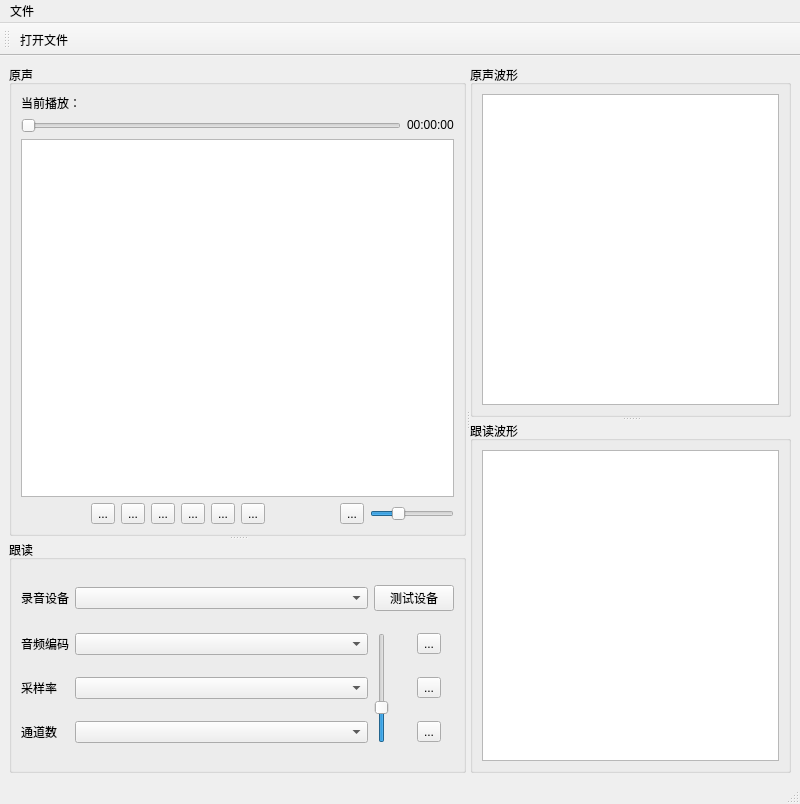
<?xml version="1.0" encoding="UTF-8"?>
<ui version="4.0">
 <class>MainWindow</class>
 <widget class="QMainWindow" name="MainWindow">
  <property name="geometry">
   <rect>
    <x>0</x>
    <y>0</y>
    <width>800</width>
    <height>804</height>
   </rect>
  </property>
  <property name="windowTitle">
   <string>MainWindow</string>
  </property>
  <widget class="QWidget" name="centralwidget">
   <layout class="QHBoxLayout" name="horizontalLayout_3">
    <item>
     <widget class="QSplitter" name="splitter_3">
      <property name="orientation">
       <enum>Qt::Horizontal</enum>
      </property>
      <widget class="QSplitter" name="splitter">
       <property name="minimumSize">
        <size>
         <width>200</width>
         <height>0</height>
        </size>
       </property>
       <property name="orientation">
        <enum>Qt::Vertical</enum>
       </property>
       <widget class="QGroupBox" name="gbPlayer">
        <property name="minimumSize">
         <size>
          <width>0</width>
          <height>100</height>
         </size>
        </property>
        <property name="title">
         <string>原声</string>
        </property>
        <layout class="QGridLayout" name="gridLayout">
         <item row="0" column="0">
          <widget class="QLabel" name="labelCurrent">
           <property name="sizePolicy">
            <sizepolicy hsizetype="Preferred" vsizetype="Fixed">
             <horstretch>0</horstretch>
             <verstretch>0</verstretch>
            </sizepolicy>
           </property>
           <property name="text">
            <string>当前播放：</string>
           </property>
          </widget>
         </item>
         <item row="1" column="0">
          <widget class="QSlider" name="sliderDuration">
           <property name="orientation">
            <enum>Qt::Horizontal</enum>
           </property>
          </widget>
         </item>
         <item row="1" column="1">
          <widget class="QLabel" name="labelDuration">
           <property name="sizePolicy">
            <sizepolicy hsizetype="Preferred" vsizetype="Fixed">
             <horstretch>0</horstretch>
             <verstretch>0</verstretch>
            </sizepolicy>
           </property>
           <property name="text">
            <string>00:00:00</string>
           </property>
          </widget>
         </item>
         <item row="2" column="0" colspan="2">
          <widget class="QListWidget" name="playList"/>
         </item>
         <item row="3" column="0" colspan="2">
          <layout class="QHBoxLayout" name="horizontalLayout_4">
           <item>
            <spacer name="horizontalSpacer">
             <property name="orientation">
              <enum>Qt::Horizontal</enum>
             </property>
             <property name="sizeHint" stdset="0">
              <size>
               <width>40</width>
               <height>20</height>
              </size>
             </property>
            </spacer>
           </item>
           <item>
            <widget class="QToolButton" name="btnPrevious">
             <property name="text">
              <string>...</string>
             </property>
             <property name="icon">
              <iconset resource="Icon.qrc">
               <normaloff>:/icon/rewind.png</normaloff>:/icon/rewind.png</iconset>
             </property>
            </widget>
           </item>
           <item>
            <widget class="QToolButton" name="btnBackward">
             <property name="text">
              <string>...</string>
             </property>
             <property name="icon">
              <iconset resource="Icon.qrc">
               <normaloff>:/icon/backward.png</normaloff>:/icon/backward.png</iconset>
             </property>
            </widget>
           </item>
           <item>
            <widget class="QToolButton" name="btnPlay">
             <property name="text">
              <string>...</string>
             </property>
             <property name="icon">
              <iconset resource="Icon.qrc">
               <normaloff>:/icon/play.png</normaloff>:/icon/play.png</iconset>
             </property>
            </widget>
           </item>
           <item>
            <widget class="QToolButton" name="btnForward">
             <property name="text">
              <string>...</string>
             </property>
             <property name="icon">
              <iconset resource="Icon.qrc">
               <normaloff>:/icon/forward.png</normaloff>:/icon/forward.png</iconset>
             </property>
            </widget>
           </item>
           <item>
            <widget class="QToolButton" name="btnNext">
             <property name="text">
              <string>...</string>
             </property>
             <property name="icon">
              <iconset resource="Icon.qrc">
               <normaloff>:/icon/finish.png</normaloff>:/icon/finish.png</iconset>
             </property>
            </widget>
           </item>
           <item>
            <widget class="QToolButton" name="btnStop">
             <property name="text">
              <string>...</string>
             </property>
             <property name="icon">
              <iconset resource="Icon.qrc">
               <normaloff>:/icon/stop.png</normaloff>:/icon/stop.png</iconset>
             </property>
            </widget>
           </item>
           <item>
            <spacer name="horizontalSpacer_2">
             <property name="orientation">
              <enum>Qt::Horizontal</enum>
             </property>
             <property name="sizeHint" stdset="0">
              <size>
               <width>40</width>
               <height>20</height>
              </size>
             </property>
            </spacer>
           </item>
           <item>
            <widget class="QToolButton" name="btnSound">
             <property name="text">
              <string>...</string>
             </property>
             <property name="icon">
              <iconset resource="Icon.qrc">
               <normaloff>:/icon/sound.png</normaloff>:/icon/sound.png</iconset>
             </property>
            </widget>
           </item>
           <item>
            <widget class="QSlider" name="volumn">
             <property name="maximum">
              <number>100</number>
             </property>
             <property name="value">
              <number>30</number>
             </property>
             <property name="orientation">
              <enum>Qt::Horizontal</enum>
             </property>
            </widget>
           </item>
          </layout>
         </item>
        </layout>
       </widget>
       <widget class="QGroupBox" name="gbRecorder">
        <property name="minimumSize">
         <size>
          <width>0</width>
          <height>100</height>
         </size>
        </property>
        <property name="title">
         <string>跟读</string>
        </property>
        <layout class="QGridLayout" name="gridLayout_2">
         <item row="0" column="0">
          <widget class="QLabel" name="label">
           <property name="sizePolicy">
            <sizepolicy hsizetype="Fixed" vsizetype="Preferred">
             <horstretch>0</horstretch>
             <verstretch>0</verstretch>
            </sizepolicy>
           </property>
           <property name="text">
            <string>录音设备</string>
           </property>
          </widget>
         </item>
         <item row="2" column="3">
          <widget class="QToolButton" name="btnStopRecord">
           <property name="text">
            <string>...</string>
           </property>
           <property name="icon">
            <iconset resource="Icon.qrc">
             <normaloff>:/icon/stop.png</normaloff>:/icon/stop.png</iconset>
           </property>
          </widget>
         </item>
         <item row="1" column="3">
          <widget class="QToolButton" name="btnBeginRecord">
           <property name="text">
            <string>...</string>
           </property>
           <property name="icon">
            <iconset resource="Icon.qrc">
             <normaloff>:/icon/record.png</normaloff>:/icon/record.png</iconset>
           </property>
          </widget>
         </item>
         <item row="1" column="2" rowspan="3">
          <widget class="QSlider" name="sliderRecorderVolumn">
           <property name="maximum">
            <number>100</number>
           </property>
           <property name="value">
            <number>30</number>
           </property>
           <property name="orientation">
            <enum>Qt::Vertical</enum>
           </property>
          </widget>
         </item>
         <item row="3" column="3">
          <widget class="QToolButton" name="btnReplayRecord">
           <property name="text">
            <string>...</string>
           </property>
           <property name="icon">
            <iconset resource="Icon.qrc">
             <normaloff>:/icon/play.png</normaloff>:/icon/play.png</iconset>
           </property>
          </widget>
         </item>
         <item row="0" column="1">
          <widget class="QComboBox" name="comboRecorder"/>
         </item>
         <item row="0" column="2" colspan="2">
          <widget class="QPushButton" name="btnTestDevice">
           <property name="text">
            <string>测试设备</string>
           </property>
          </widget>
         </item>
         <item row="3" column="0">
          <widget class="QLabel" name="label_4">
           <property name="sizePolicy">
            <sizepolicy hsizetype="Fixed" vsizetype="Preferred">
             <horstretch>0</horstretch>
             <verstretch>0</verstretch>
            </sizepolicy>
           </property>
           <property name="text">
            <string>通道数</string>
           </property>
          </widget>
         </item>
         <item row="3" column="1">
          <widget class="QComboBox" name="comboRecordChannel"/>
         </item>
         <item row="2" column="0">
          <widget class="QLabel" name="label_3">
           <property name="sizePolicy">
            <sizepolicy hsizetype="Fixed" vsizetype="Preferred">
             <horstretch>0</horstretch>
             <verstretch>0</verstretch>
            </sizepolicy>
           </property>
           <property name="text">
            <string>采样率</string>
           </property>
          </widget>
         </item>
         <item row="2" column="1">
          <widget class="QComboBox" name="comboRecordSampleRate"/>
         </item>
         <item row="1" column="0">
          <widget class="QLabel" name="label_2">
           <property name="sizePolicy">
            <sizepolicy hsizetype="Fixed" vsizetype="Preferred">
             <horstretch>0</horstretch>
             <verstretch>0</verstretch>
            </sizepolicy>
           </property>
           <property name="text">
            <string>音频编码</string>
           </property>
          </widget>
         </item>
         <item row="1" column="1">
          <widget class="QComboBox" name="comboRecordCodec"/>
         </item>
        </layout>
       </widget>
      </widget>
      <widget class="QSplitter" name="splitter_2">
       <property name="orientation">
        <enum>Qt::Vertical</enum>
       </property>
       <widget class="QGroupBox" name="gbPlayerChart">
        <property name="minimumSize">
         <size>
          <width>0</width>
          <height>100</height>
         </size>
        </property>
        <property name="baseSize">
         <size>
          <width>0</width>
          <height>0</height>
         </size>
        </property>
        <property name="title">
         <string>原声波形</string>
        </property>
        <layout class="QHBoxLayout" name="horizontalLayout_2">
         <item>
          <widget class="QChartView" name="playerChartView">
           <property name="minimumSize">
            <size>
             <width>0</width>
             <height>0</height>
            </size>
           </property>
          </widget>
         </item>
        </layout>
       </widget>
       <widget class="QGroupBox" name="gbRecorderChart">
        <property name="minimumSize">
         <size>
          <width>0</width>
          <height>100</height>
         </size>
        </property>
        <property name="baseSize">
         <size>
          <width>0</width>
          <height>0</height>
         </size>
        </property>
        <property name="title">
         <string>跟读波形</string>
        </property>
        <layout class="QHBoxLayout" name="horizontalLayout">
         <item>
          <widget class="QChartView" name="recorderChartView"/>
         </item>
        </layout>
       </widget>
      </widget>
     </widget>
    </item>
   </layout>
  </widget>
  <widget class="QMenuBar" name="menubar">
   <property name="geometry">
    <rect>
     <x>0</x>
     <y>0</y>
     <width>800</width>
     <height>21</height>
    </rect>
   </property>
   <widget class="QMenu" name="menu">
    <property name="title">
     <string>文件</string>
    </property>
    <addaction name="actOpenFile"/>
   </widget>
   <addaction name="menu"/>
  </widget>
  <widget class="QStatusBar" name="statusbar"/>
  <widget class="QToolBar" name="toolBar">
   <property name="windowTitle">
    <string>toolBar</string>
   </property>
   <attribute name="toolBarArea">
    <enum>TopToolBarArea</enum>
   </attribute>
   <attribute name="toolBarBreak">
    <bool>false</bool>
   </attribute>
   <addaction name="actOpenFile"/>
  </widget>
  <action name="actOpenFile">
   <property name="text">
    <string>打开文件</string>
   </property>
  </action>
 </widget>
 <customwidgets>
  <customwidget>
   <class>QChartView</class>
   <extends>QGraphicsView</extends>
   <header>qchartview.h</header>
  </customwidget>
 </customwidgets>
 <resources>
  <include location="Icon.qrc"/>
 </resources>
 <connections/>
</ui>
